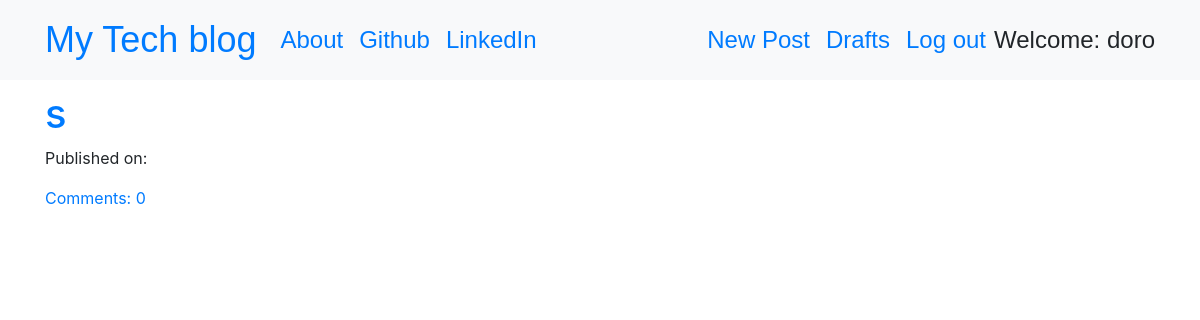
Before: /drafts/ (signed in) with the older database file.
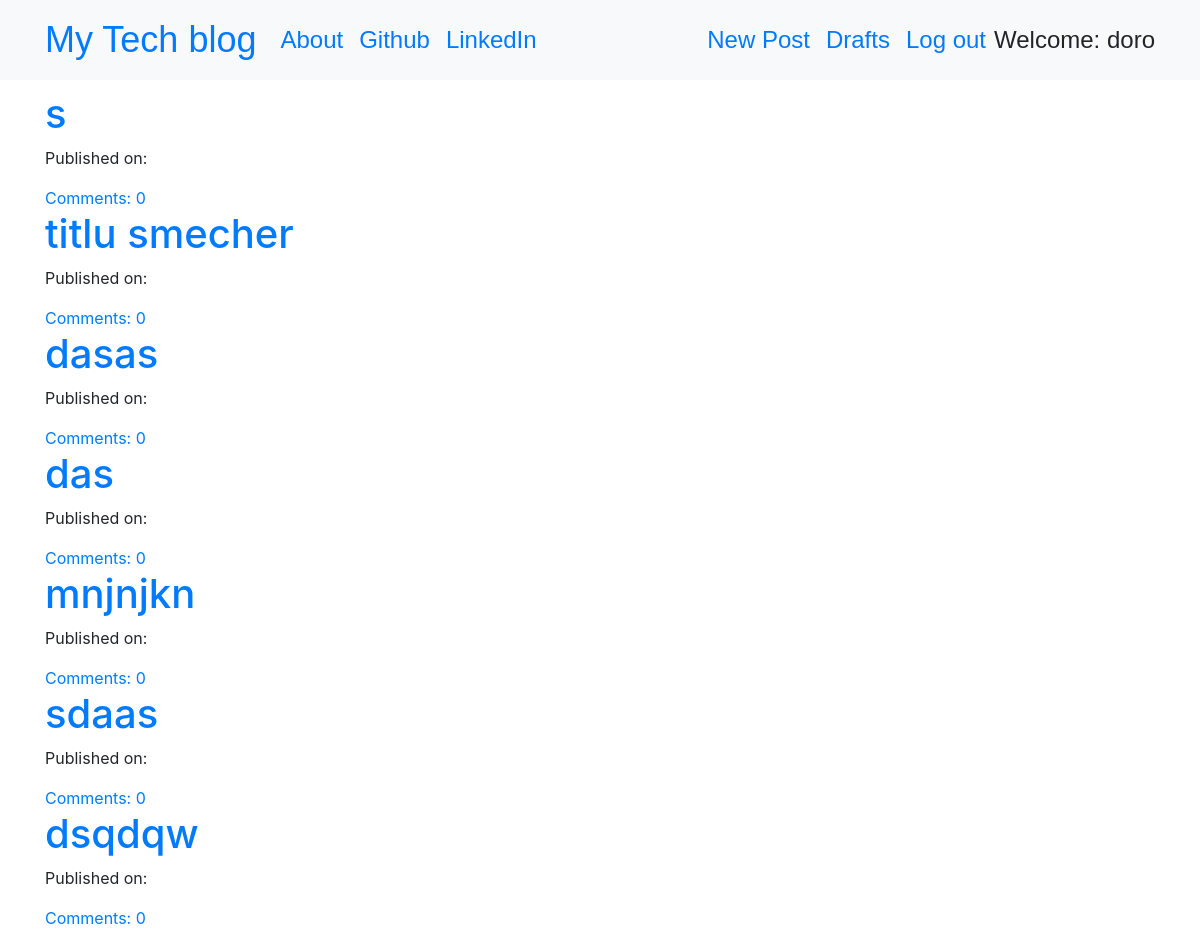
After: the same page with the newer database file.
### blog/models.py (models this page shows, shortened)
class Post(models.Model):
    author = models.ForeignKey('auth.User',on_delete=models.CASCADE)  # FK spre modelul auth.User (autentificarea userilor in admin) # FK-ul este cel ce  umple capul Authod cu valori selectabile
    title = models.CharField(max_length=200)
    text = models.TextField()
    created_date = models.DateTimeField(default=timezone.now)
    published_date = models.DateTimeField(blank=True, null=True)
    def approve_comments(self):  #afiseaza lista de commentarii aprobate
        return self.comments.filter(approved_comment=True)

### blog/views.py (the view)
# urls.py: path('drafts/', views.DraftListView.as_view(), name='post_draft_list'),
class DraftListView(LoginRequiredMixin,ListView):
    login_url = '/login/'
    redirect_field_name = 'blog/post_draft_list.html'
    model = Post
    def get_queryset(self):
        return Post.objects.filter(published_date__isnull=True).order_by('created_date')

### blog/templates/blog/post_list.html
{% extends 'blog/base.html' %}
{% block content %}
<div class="centerstage">
    {% for post in post_list %}
        <div class="post">
            <h1><a href="{% url 'post_detail' pk=post.pk %}">{{ post.title }}</a></h1>
            <div class="date">
                <p>Published on: {{ post.published_date|date:"D M Y"}}</p>
            </div>
            <a href="{% url 'post_detail' pk=post.pk %}">Comments: {{ post.approve_comments.count }}</a>
        </div>
    {% endfor %}
</div>
{% endblock %}

### blog/templates/blog/base.html (shortened to what this page needs)
<!DOCTYPE html>
{% load static %}
<html>
  <head>
    <link rel="stylesheet" href="{% static "css/bootstrap.min.css" %}" >
    <link rel="stylesheet" href="{% static "css/blog.css" %}">
  </head>
  <body class='loader'>
    <nav class="navbar navbar-expand-lg bg-light techfont">
      <div class="container">
        <div class="navbar-nav align-items-center">
          <a class="navbar-brand bigbrand" href="{% url 'post_list' %}">My Tech blog</a>
          <a class="nav-item nav-link" href="{% url 'about' %}">About</a>
          <a class="nav-item nav-link" href="https://www.github.com">Github</a>
          <a class="nav-item nav-link" href="https://www.linkedin.com">LinkedIn</a>
        </div>
        <div class="navbar-nav align-items-center ml-auto">
          {% if user.is_authenticated %}
            <a class="nav-item nav-link" href="{% url 'post_new' %}">New Post</a>
            <a class="nav-item nav-link" href="{% url 'post_draft_list' %}">Drafts</a>
            <a class="nav-item nav-link" href="{% url 'logout' %}">Log out</a>
            <a >Welcome: {{ user.username }}</a>
          {% else %}
             <a class="nav-item nav-link" href="{% url 'logare' %}">Login</a>
          {% endif %}
        </div>
      </div>
    </nav>
          <div class="content container">
              <div class="row">
                  <div class="col-md-8">
                    <div class="blog_posts">
                      {% block content %}
                      {% endblock %}
                    </div>
                  </div>
              </div>
          </div>
  </body>
</html>

### blog/static/css/blog.css (style rules this page uses)
.techfont { font-family: 'Russo One', sans-serif; font-size: 1.5em; margin-bottom: 10px; }
.centerstage { margin-left: auto; margin-right: auto; }
.bigbrand { font-size: 1.5em; }
.loader { filter:hue-rotate(0deg); color: linear-gradient(45deg,#0f8,#08f); animation:hue 5000ms infinite linear; }

Changed rows visible on the page:
added Post: title "titlu smecher", approve_comments.count "0"
added Post: title "dasas", approve_comments.count "0"
added Post: title "das", approve_comments.count "0"
added Post: title "mnjnjkn", approve_comments.count "0"
added Post: title "sdaas", approve_comments.count "0"
added Post: title "dsqdqw", approve_comments.count "0"
